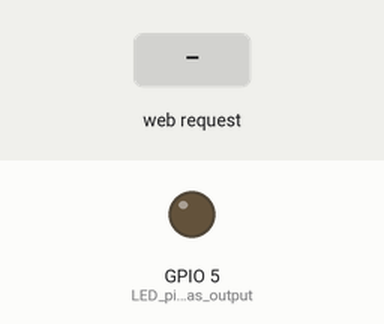
Simulated run of this sketch. Board: ESP32. Shown: output pins drawn as LEDs (lit = HIGH). The inputs (shaded band) are chosen by the test bench. WiFi joins after 1.5 s; servers stay silent unless stated; what the sketch prints to the serial monitor is not drawn.

Above: at 2.7 s.
2.8 s: HTTP request GET /H received
At 3.6 s:
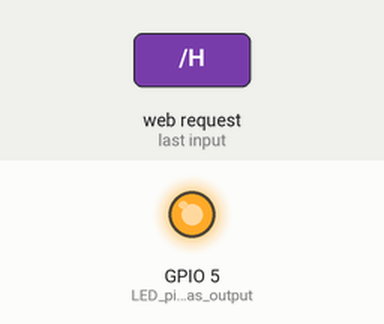
4.3 s: HTTP request GET /L received
At 4.7 s:
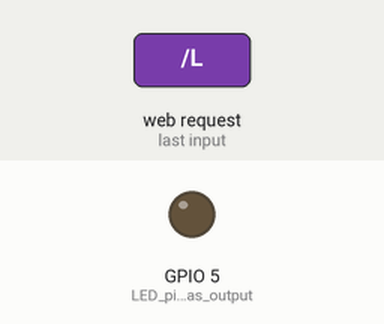
Timing chart, 0 to 7.3 s (numbered marks = the images above; inputs shaded):
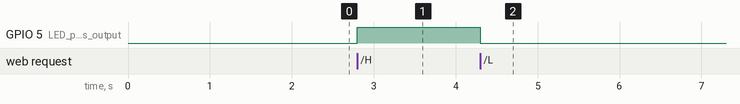

The sketch:

handcontrol-led-over-wifi.ino
```cpp
#include <WiFi.h>

// Network credentials
const char* ssid = "U+Net564C";
const char* pass = "93121#06J8";

// Create an instance of the server, specify the port to listen on as 80
WiFiServer server(80);

void setup() {
  Serial.begin(115200);
  pinMode(5, OUTPUT);  // LED pin set as output

  // Connecting to a WiFi network
  Serial.print("Connecting to ");
  Serial.println(ssid);
  WiFi.begin(ssid, pass);

  // Wait for connection
  while (WiFi.status() != WL_CONNECTED) {
    delay(500);
    Serial.print(".");
  }

  // Once connected, print the IP address
  Serial.println("\nWiFi connected.");
  Serial.print("IP address: ");
  Serial.println(WiFi.localIP());

  // Start the server
  server.begin();
}

void loop() {
  // Check if a client has connected
  WiFiClient client = server.available();
  if (client) {
    Serial.println("New Client.");
    // An incoming request ends with a newline character
    String currentLine = "";
    while (client.connected()) {
      if (client.available()) {
        char c = client.read();
        Serial.write(c);
        if (c == '\n') {
          // Check if the current line is blank
          if (currentLine.length() == 0) {
            sendHttpResponse(client);
            break;  // Exit the while loop
          } else {
            currentLine = "";
          }
        } else if (c != '\r') {
          currentLine += c;  // Add the character to the current line
        }

        // Check for specific commands from the client
        checkForCommand(currentLine);
      }
    }
    // Close the connection
    client.stop();
    Serial.println("Client Disconnected.");
  }
}

void sendHttpResponse(WiFiClient &client) {
  // HTTP headers
  client.println("HTTP/1.1 200 OK");
  client.println("Content-type:text/html");
  client.println();

  // Web page content
  client.println("<!DOCTYPE html><html>");
  client.println("<body><h1>ESP32 LED Control</h1>");
  client.println("<p><a href=\"/H\">Turn On LED</a></p>");
  client.println("<p><a href=\"/L\">Turn Off LED</a></p>");
  client.println("</body></html>");

  // The HTTP response ends with another blank line
  client.println();
}

void checkForCommand(const String &line) {
  if (line.endsWith("GET /H")) {
    digitalWrite(5, HIGH);  // Turn the LED on
  } else if (line.endsWith("GET /L")) {
    digitalWrite(5, LOW);   // Turn the LED off
  }
}
```

Measured:
- after the input at 2.8 s, GPIO 5 (LED_pin_set_as_output): LOW → HIGH at once
- after the input at 4.3 s, GPIO 5 (LED_pin_set_as_output): HIGH → LOW at once
